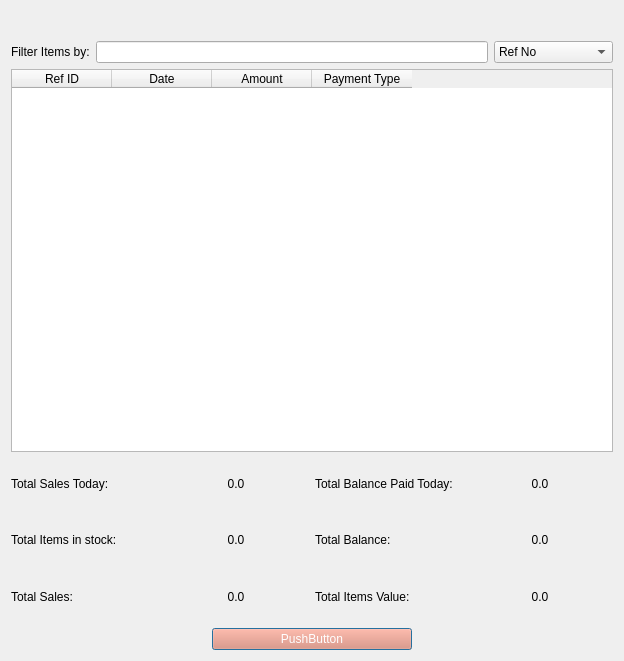
<?xml version="1.0" encoding="UTF-8"?>
<ui version="4.0">
 <class>Dialog</class>
 <widget class="QDialog" name="Dialog">
  <property name="geometry">
   <rect>
    <x>0</x>
    <y>0</y>
    <width>624</width>
    <height>661</height>
   </rect>
  </property>
  <property name="windowTitle">
   <string>Dialog</string>
  </property>
  <layout class="QVBoxLayout" name="verticalLayout_2" stretch="0,1,10,5">
   <item>
    <spacer name="verticalSpacer">
     <property name="orientation">
      <enum>Qt::Vertical</enum>
     </property>
     <property name="sizeType">
      <enum>QSizePolicy::Fixed</enum>
     </property>
     <property name="sizeHint" stdset="0">
      <size>
       <width>20</width>
       <height>19</height>
      </size>
     </property>
    </spacer>
   </item>
   <item>
    <layout class="QHBoxLayout" name="horizontalLayout_5">
     <property name="topMargin">
      <number>11</number>
     </property>
     <item>
      <widget class="QLabel" name="label_33">
       <property name="text">
        <string>Filter Items by:</string>
       </property>
      </widget>
     </item>
     <item>
      <widget class="QLineEdit" name="lineEdit_4">
       <property name="sizePolicy">
        <sizepolicy hsizetype="Expanding" vsizetype="Minimum">
         <horstretch>10</horstretch>
         <verstretch>0</verstretch>
        </sizepolicy>
       </property>
       <property name="minimumSize">
        <size>
         <width>0</width>
         <height>2</height>
        </size>
       </property>
       <property name="toolTip">
        <string extracomment="Search with Ref ID"/>
       </property>
       <property name="statusTip">
        <string/>
       </property>
       <property name="whatsThis">
        <string/>
       </property>
       <property name="placeholderText">
        <string comment="Search with Ref ID" extracomment="Search with Ref ID"/>
       </property>
      </widget>
     </item>
     <item>
      <widget class="QComboBox" name="comboBox_2">
       <item>
        <property name="text">
         <string>Ref No</string>
        </property>
       </item>
       <item>
        <property name="text">
         <string>Payment Type</string>
        </property>
       </item>
       <item>
        <property name="text">
         <string>Customer Name</string>
        </property>
       </item>
       <item>
        <property name="text">
         <string>Date</string>
        </property>
       </item>
      </widget>
     </item>
    </layout>
   </item>
   <item>
    <widget class="QTableWidget" name="tableWidget_5">
     <property name="editTriggers">
      <set>QAbstractItemView::NoEditTriggers</set>
     </property>
     <property name="showGrid">
      <bool>true</bool>
     </property>
     <attribute name="horizontalHeaderCascadingSectionResizes">
      <bool>true</bool>
     </attribute>
     <attribute name="horizontalHeaderShowSortIndicator" stdset="0">
      <bool>false</bool>
     </attribute>
     <attribute name="horizontalHeaderStretchLastSection">
      <bool>false</bool>
     </attribute>
     <column>
      <property name="text">
       <string>Ref ID</string>
      </property>
     </column>
     <column>
      <property name="text">
       <string>Date</string>
      </property>
     </column>
     <column>
      <property name="text">
       <string>Amount</string>
      </property>
     </column>
     <column>
      <property name="text">
       <string>Payment Type</string>
      </property>
     </column>
    </widget>
   </item>
   <item>
    <layout class="QVBoxLayout" name="verticalLayout">
     <item>
      <layout class="QHBoxLayout" name="horizontalLayout_3">
       <item>
        <widget class="QLabel" name="label_3">
         <property name="text">
          <string>Total Sales Today:</string>
         </property>
        </widget>
       </item>
       <item>
        <widget class="QLabel" name="label_19">
         <property name="text">
          <string>0.0</string>
         </property>
         <property name="alignment">
          <set>Qt::AlignCenter</set>
         </property>
        </widget>
       </item>
       <item>
        <widget class="QLabel" name="label_5">
         <property name="text">
          <string>Total Balance Paid Today:</string>
         </property>
        </widget>
       </item>
       <item>
        <widget class="QLabel" name="label_21">
         <property name="text">
          <string>0.0</string>
         </property>
         <property name="alignment">
          <set>Qt::AlignCenter</set>
         </property>
        </widget>
       </item>
      </layout>
     </item>
     <item>
      <layout class="QHBoxLayout" name="horizontalLayout_2">
       <item>
        <widget class="QLabel" name="label_2">
         <property name="text">
          <string>Total Items in stock:</string>
         </property>
        </widget>
       </item>
       <item>
        <widget class="QLabel" name="label_18">
         <property name="text">
          <string>0.0</string>
         </property>
         <property name="alignment">
          <set>Qt::AlignCenter</set>
         </property>
        </widget>
       </item>
       <item>
        <widget class="QLabel" name="label_6">
         <property name="text">
          <string>Total Balance:</string>
         </property>
        </widget>
       </item>
       <item>
        <widget class="QLabel" name="label_20">
         <property name="text">
          <string>0.0</string>
         </property>
         <property name="alignment">
          <set>Qt::AlignCenter</set>
         </property>
        </widget>
       </item>
      </layout>
     </item>
     <item>
      <layout class="QHBoxLayout" name="horizontalLayout">
       <item>
        <widget class="QLabel" name="label_4">
         <property name="text">
          <string>Total Sales:</string>
         </property>
        </widget>
       </item>
       <item>
        <widget class="QLabel" name="label_17">
         <property name="text">
          <string>0.0</string>
         </property>
         <property name="alignment">
          <set>Qt::AlignCenter</set>
         </property>
        </widget>
       </item>
       <item>
        <widget class="QLabel" name="label">
         <property name="text">
          <string>Total Items Value:</string>
         </property>
        </widget>
       </item>
       <item>
        <widget class="QLabel" name="label_22">
         <property name="text">
          <string>0.0</string>
         </property>
         <property name="alignment">
          <set>Qt::AlignCenter</set>
         </property>
        </widget>
       </item>
      </layout>
     </item>
     <item>
      <layout class="QHBoxLayout" name="horizontalLayout_4">
       <item>
        <spacer name="horizontalSpacer">
         <property name="orientation">
          <enum>Qt::Horizontal</enum>
         </property>
         <property name="sizeHint" stdset="0">
          <size>
           <width>40</width>
           <height>20</height>
          </size>
         </property>
        </spacer>
       </item>
       <item>
        <widget class="QPushButton" name="pushButton">
         <property name="sizePolicy">
          <sizepolicy hsizetype="Expanding" vsizetype="Fixed">
           <horstretch>0</horstretch>
           <verstretch>0</verstretch>
          </sizepolicy>
         </property>
         <property name="styleSheet">
          <string notr="true">background-color: rgb(136, 184, 141);
background-color: rgb(235, 133, 103);
color: rgb(255, 255, 255);</string>
         </property>
         <property name="text">
          <string>PushButton</string>
         </property>
        </widget>
       </item>
       <item>
        <spacer name="horizontalSpacer_2">
         <property name="orientation">
          <enum>Qt::Horizontal</enum>
         </property>
         <property name="sizeHint" stdset="0">
          <size>
           <width>40</width>
           <height>20</height>
          </size>
         </property>
        </spacer>
       </item>
      </layout>
     </item>
    </layout>
   </item>
  </layout>
 </widget>
 <resources/>
 <connections/>
</ui>
